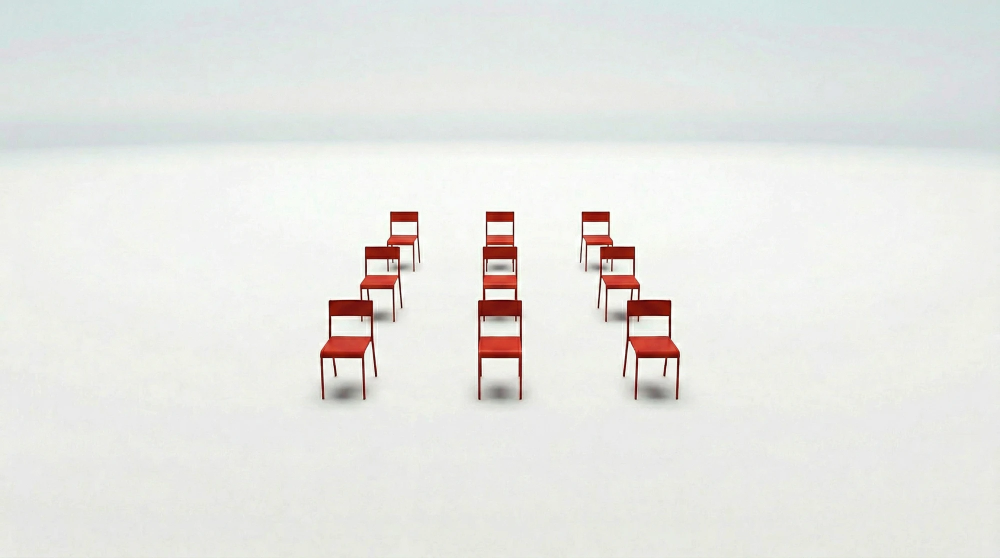
#> input picture Images/red-chairs-grid-white.webp, 2000 x 1116 px, found by its file name (shown at 1/2 size)
$ python build_chair_layouts.py
#> lines starting #> are read from the running program, lines starting #| are printed output that depends on the picture
"""Build the long-data and wide-data chair pictures from the red-chairs studio photograph.

The source photograph is a three by three grid of red chairs on a white studio backdrop. One chair is
cut out of it and re-placed on a backdrop rebuilt from the same photograph, twice. Both pictures use
the same ground-plane camera, so they differ only in the shape of the grid standing on it: the long
one is three columns running far back, the wide one three rows running far out to each side.

Changelog:
- 0.2.0 the wide picture's three rows are the first three of the long one, with its columns aligned.
- 0.1.0 one shared camera for both pictures, each a grid of rows by columns in a 4:3 frame.
- 0.0.0 initial release.
"""

__author__ = 'yRocket'
__version__ = "0.2.0.2026.9.7"  # Semantic Versioning: Major.Minor.Patch.Date(YYYY.M.D)

__all__ = ['read_backdrop_profile', 'cut_chair', 'paint_backdrop', 'place_grid', 'build_long', 'build_wide']

import argparse
import pathlib

import numpy as np
from PIL import Image

SOURCE_NAME: str = 'red-chairs-grid-white.webp'
LONG_NAME: str = 'red-chairs-long-data.webp'
WIDE_NAME: str = 'red-chairs-wide-data.webp'

CHAIR_BOX: tuple = (946, 599, 1056, 812)      # the front-centre chair of the source, with its shadow
SOURCE_HORIZON: int = 281                     # row of the backdrop seam in the source
BACKDROP_COLUMNS: tuple = (80, 560)           # a chair-free band the backdrop profile is read from
ALPHA_SCALE: float = 30.0                     # luma drop, in levels, that counts as fully opaque

CANVAS_SIZE: tuple = (1600, 1200)             # 4:3, shared by both pictures
CANVAS_HORIZON: int = 330
NEAR_BASE: int = 1080                         # image row the nearest row of chairs stands on
NEAR_HEIGHT: int = 280                        # chair height at the nearest row
NEAR_PITCH: int = 360                         # column spacing at the nearest row of the long picture
WIDE_PITCH: int = 215                         # closer, so more columns of the wide picture reach the frame
ROW_PITCH: float = 0.55                       # ground distance between neighbouring rows, in camera distances
LONG_COLUMNS: int = 3
LONG_ROWS: int = 11
WIDE_COLUMNS: int = 13
WIDE_ROWS: int = 3                            # the first three rows of the long picture, in the same places

WEBP_QUALITY: int = 92


def read_backdrop_profile(source: Image.Image = None, columns: tuple = BACKDROP_COLUMNS) -> np.ndarray:
    """Average colour of every source row over a chair-free band, shape (height, 3), float32."""
    band = np.asarray(source.convert('RGB'), dtype=np.float32)[:, columns[0]:columns[1], :]
    if band.size == 0:
        raise ValueError(f"backdrop band is empty; {columns=} does not intersect the source.")

    return band.mean(axis=1)


def cut_chair(source: Image.Image = None, box: tuple = CHAIR_BOX,
              alpha_scale: float = ALPHA_SCALE) -> Image.Image:
    """One chair with its shadow, as RGBA.

    The backdrop is estimated per row from the eight columns at each edge of the crop, and alpha is
    how far the pixel falls below it. Colour is un-mixed so that compositing the sprite back onto a
    backdrop of the same tone reproduces the crop exactly, shadow included.
    """
    crop = np.asarray(source.convert('RGB').crop(box), dtype=np.float32)
    margin = np.concatenate([crop[:, :8, :], crop[:, -8:, :]], axis=1)
    backdrop = np.median(margin, axis=1, keepdims=True)

    weights = np.array([0.299, 0.587, 0.114], dtype=np.float32)
    drop = backdrop @ weights - crop @ weights
    alpha = np.clip(drop / alpha_scale, 0.0, 1.0)[:, :, None]

    opaque = np.where(alpha > 0.0, alpha, 1.0)                    # the divisor only matters where alpha > 0
    colour = np.clip((crop - backdrop * (1.0 - alpha)) / opaque, 0.0, 255.0)

    rgba = np.concatenate([colour, alpha * 255.0], axis=2)
    return Image.fromarray(rgba.round().astype(np.uint8), mode='RGBA')


def paint_backdrop(profile: np.ndarray = None, size: tuple = CANVAS_SIZE,
                   horizon: int = CANVAS_HORIZON, source_horizon: int = SOURCE_HORIZON) -> Image.Image:
    """The source backdrop resampled onto a new canvas, with its seam moved to the given row.

    Above and below the seam are stretched separately so that the sky band and the floor keep their
    own gradients whatever the new aspect ratio is.
    """
    width, height = size
    if not 0 < horizon < height:
        raise ValueError(f"{horizon=} must lie inside the canvas of height {height}.")

    upper = np.linspace(0, source_horizon, num=horizon, endpoint=False)
    lower = np.linspace(source_horizon, len(profile) - 1, num=height - horizon)
    rows = np.concatenate([upper, lower])

    low = np.floor(rows).astype(int)
    high = np.minimum(low + 1, len(profile) - 1)
    frac = (rows - low)[:, None]
    column = profile[low] * (1.0 - frac) + profile[high] * frac

    canvas = np.repeat(column[:, None, :], repeats=width, axis=1)
    return Image.fromarray(canvas.round().astype(np.uint8), mode='RGB')


def place_grid(chair: Image.Image = None, profile: np.ndarray = None,
               rows: int = None, columns: int = None, near_pitch: int = NEAR_PITCH,
               columns_aligned: bool = False) -> Image.Image:
    """A rows-by-columns grid of chairs on the ground plane, seen by the shared camera.

    Row 0 is nearest and row k stands ROW_PITCH further back than row k-1, so it is drawn at scale
    1 / (1 + k * ROW_PITCH) — what linear perspective does to a ground plane. Rows are drawn far to
    near, letting a near chair occlude the one behind it.

    columns_aligned holds the column spacing at its near-row value instead of shrinking it with the
    row, which stands every chair of a column directly above the one in front of it. A converging
    column reads as one line running away from the viewer, which is what the long picture wants; an
    aligned one reads as a column of a table, which is what the wide picture wants.
    """
    horizon = CANVAS_HORIZON
    canvas = paint_backdrop(profile=profile, horizon=horizon).convert('RGBA')
    span = NEAR_BASE - CANVAS_HORIZON
    centre_offsets = [index - (columns - 1) / 2 for index in range(columns)]

    for row in reversed(range(rows)):
        scale = 1.0 / (1.0 + row * ROW_PITCH)
        base_y = horizon + span * scale
        height = NEAR_HEIGHT * scale
        size = (max(1, round(chair.width * height / chair.height)), max(1, round(height)))
        scaled = chair.resize(size, resample=Image.LANCZOS)

        pitch = near_pitch if columns_aligned else near_pitch * scale
        for offset in centre_offsets:
            centre_x = CANVAS_SIZE[0] / 2 + offset * pitch
            canvas.alpha_composite(scaled, dest=(round(centre_x - size[0] / 2), round(base_y - size[1])))

    return canvas.convert('RGB')


def build_long(chair: Image.Image = None, profile: np.ndarray = None) -> Image.Image:
    """Three columns running far back — one row of a table after another."""
    return place_grid(chair=chair, profile=profile, rows=LONG_ROWS, columns=LONG_COLUMNS)


def build_wide(chair: Image.Image = None, profile: np.ndarray = None) -> Image.Image:
    """Three rows running past both edges of the frame — one column of a table after another."""
    return place_grid(chair=chair, profile=profile, rows=WIDE_ROWS, columns=WIDE_COLUMNS,
                      near_pitch=WIDE_PITCH, columns_aligned=True)


def parse_args() -> argparse.Namespace:
    parser = argparse.ArgumentParser(
        prog=pathlib.Path(__file__).name,
        description=f"{pathlib.Path(__file__).name} {__version__}\n"
                    f"Build {LONG_NAME} and {WIDE_NAME} from {SOURCE_NAME}.",
        formatter_class=argparse.RawDescriptionHelpFormatter)
    parser.add_argument('-v', '--version', action='version', version=__version__)
    parser.add_argument('--image-folder', default='Images', metavar='FOLDER',
                        help='folder holding the source photograph (default: Images)')
    parser.add_argument('--output-folder', default=None, metavar='FOLDER',
                        help='folder the two pictures are written to (default: the image folder)')

    args = parser.parse_args()
    args.image_folder = pathlib.Path(args.image_folder)
    args.output_folder = args.image_folder if args.output_folder is None else pathlib.Path(args.output_folder)

    if not (args.image_folder / SOURCE_NAME).is_file():
        parser.error(f"source not found: {args.image_folder / SOURCE_NAME}")
    args.output_folder.mkdir(parents=True, exist_ok=True)

    return args


if __name__ == '__main__':
    arguments = parse_args()
    photograph = Image.open(arguments.image_folder / SOURCE_NAME)
#> photograph is the input picture: PIL image 2000x1116 RGB; mean R, G, B 230.4, 230.8, 227.5
    backdrop_profile = read_backdrop_profile(source=photograph)
#> in read_backdrop_profile, `band = np.asarray(source.convert('RGB'), dtype=np.float32)[:, columns[..`:
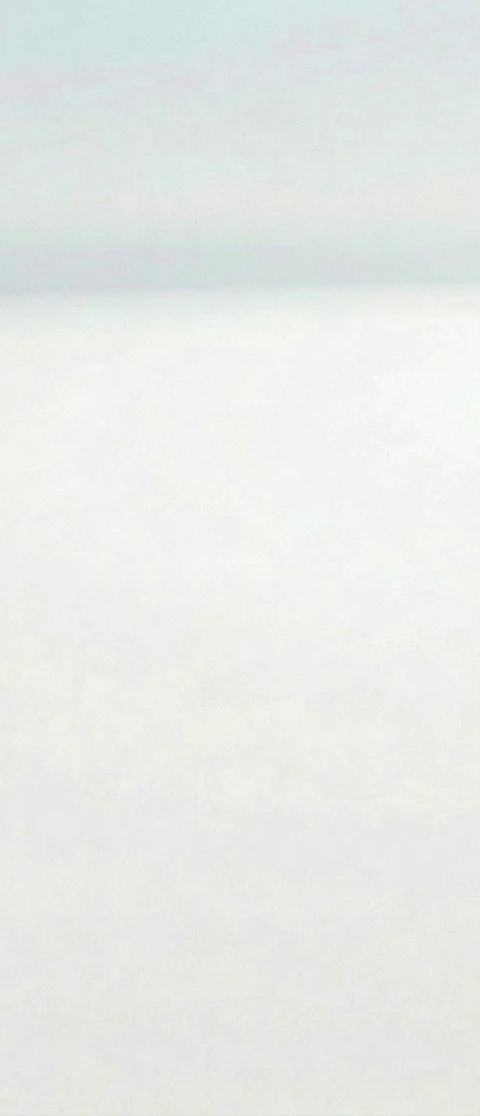
#> band: shape (1116, 480, 3) float32; mean R, G, B 232, 234.9, 231.7
#> backdrop_profile = 1116 rows, first 8: [213.3, 227.6, 227.4], [213.3, 227.7, 227.4], [213.2, 227.7, 227.4], [213.2, 227.6, 227.4], [213.2, 227.7, 227.5], [213.1, 227.6, 227.3], [213.1, 227.6, 227.3], [212.9, 227.5, 227.2]
    sprite = cut_chair(source=photograph)
#> in cut_chair, `crop = np.asarray(source.convert('RGB').crop(box), dtype=np.float32)`:
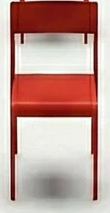
#> crop: shape (213, 110, 3) float32; mean R, G, B 193, 156.5, 148.9
#> in cut_chair, `backdrop = np.median(margin, axis=1, keepdims=True)`: backdrop = 213 rows, first 8: [239, 243, 239], [240, 244, 239], [241, 243, 239], [239.5, 243, 239], [239, 243, 239], [239, 243, 237], [239, 242.5, 235.5], [239, 242.5, 235]
#> in cut_chair, `drop = backdrop @ weights - crop @ weights`:
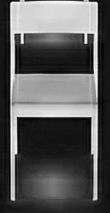
#> drop: shape (213, 110) float32; min -20.47, max 226.3, mean 66.7; drawn with min black and max white
#> in cut_chair, `opaque = np.where(alpha > 0.0, alpha, 1.0)`:
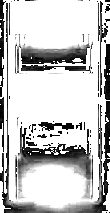
#> opaque: shape (213, 110, 1) float32; min 5.09e-07, max 1, mean 0.776
#> in cut_chair, `rgba = np.concatenate([colour, alpha * 255.0], axis=2)`:
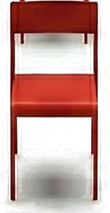
#> rgba: shape (213, 110, 4) float32; mean R, G, B, A 138.4, 101.7, 91.1, 146.6; transparent parts drawn white

    for name, picture in ((LONG_NAME, build_long(chair=sprite, profile=backdrop_profile)),
                          (WIDE_NAME, build_wide(chair=sprite, profile=backdrop_profile))):
#> in place_grid, `horizon = CANVAS_HORIZON`: horizon = 330
#> in paint_backdrop, `width, height = size`: width = 1600; height = 1200
#> in paint_backdrop, `canvas = np.repeat(column[:, None, :], repeats=width, axis=1)`:
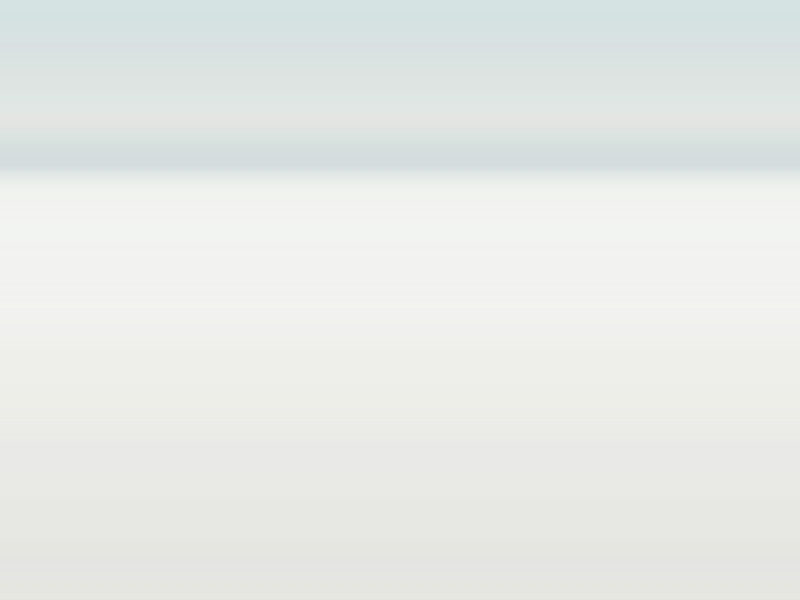
#> canvas: shape (1200, 1600, 3) float64 (shown at 1/2 size); mean of channels 0, 1, 2 231.5, 234.5, 231.6; drawn as R, G, B
#> in place_grid, `span = NEAR_BASE - CANVAS_HORIZON`: span = 750
#> in place_grid, `centre_offsets = [index - (columns - 1) / 2 for index in range(columns)]`: centre_offsets = [-1, 0, 1]
        target = arguments.output_folder / name
        picture.save(target, format='WEBP', quality=WEBP_QUALITY, method=6)
#> (the run stopped early here; a loop or call above may not have finished)
